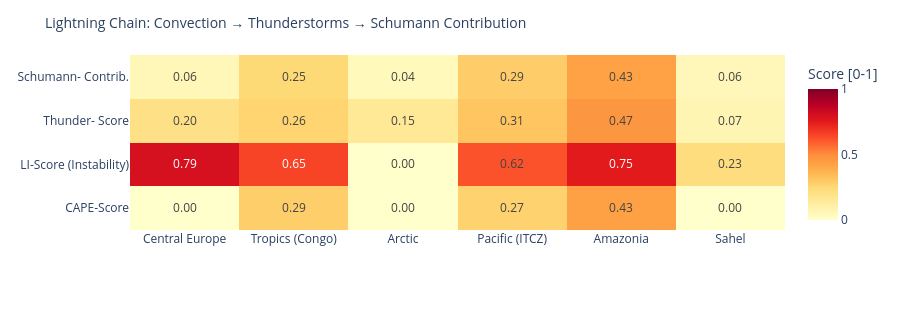

Notebook code for this chart:
### Code cell
# ============================================================
# LIGHTNING CHAIN: Convection → Thunderstorms → Schumann
# Shows the causal chain per measurement point as heatmap
# ============================================================

def cape_score(v):
    """CAPE → normalized score [0,1]"""
    if v is None or pd.isna(v): return 0.0
    return min(1.0, float(v) / 3000)

def li_score(v):
    """Lifted Index: negative = unstable → score [0,1]"""
    if v is None or pd.isna(v): return 0.3
    return min(1.0, max(0.0, (-float(v) + 6) / 12))

def cloud_score(v):
    if v is None or pd.isna(v): return 0.3
    return float(v) / 100

def thunder_score(row):
    """Kombinierter Gewitterwahrscheinlichkeits-Score
    CAPE + LI + Bedeckung + WMO-Gewitter + konvektiver Niederschlag (showers)
    Hinweis: X-Ray und Kp sind kein Bestandteil – nur geomagn./solarer Kontext.
    """
    cs = cape_score(row.get('cape'))
    ls = li_score(row.get('li'))
    cl = cloud_score(row.get('cloud'))
    t  = 1.0 if row.get('thunderstorm') else 0.0
    # Convective precipitation (showers) as additional indicator
    sh = min(1.0, (row.get('showers') or 0) / 5.0)
    return round(cs * 0.30 + ls * 0.25 + cl * 0.15 + t * 0.20 + sh * 0.10, 3)

def schumann_contribution(t_score, lat):
    """Schumann contribution: higher in tropics (±30°), scaled by thunderstorm score"""
    lat_weight = max(0.3, 1.0 - abs(lat) / 60)
    return round(t_score * lat_weight, 3)

df_atm['cape_score']   = df_atm.apply(lambda r: cape_score(r['cape']), axis=1)
df_atm['li_score']     = df_atm.apply(lambda r: li_score(r['li']),    axis=1)
df_atm['thunder_score']= df_atm.apply(lambda r: thunder_score(r.to_dict()), axis=1)
df_atm['schumann_contribution'] = df_atm.apply(
    lambda r: schumann_contribution(r['thunder_score'], r['lat']), axis=1)

metrics = ['cape_score', 'li_score', 'thunder_score', 'schumann_contribution']
labels  = ['CAPE-Score', 'LI-Score\n(Instability)', 'Thunder-\nScore', 'Schumann-\nContrib.']
z_data  = [df_atm[m].tolist() for m in metrics]

fig = go.Figure(go.Heatmap(
    z=z_data,
    x=df_atm['point'].tolist(),
    y=labels,
    colorscale='YlOrRd',
    zmin=0, zmax=1,
    text=[[f'{v:.2f}' for v in row] for row in z_data],
    texttemplate='%{text}', textfont=dict(size=12),
    colorbar=dict(title='Score [0-1]')
))
fig.update_layout(
    title=dict(text='Lightning Chain: Convection → Thunderstorms → Schumann Contribution', font=dict(size=14)),
    height=310,
    plot_bgcolor='rgba(0,0,0,0)', paper_bgcolor='rgba(0,0,0,0)',
    margin=dict(l=130, r=80, t=55, b=80)
)
fig.show()

### Figure 1 — Plotly figure (JSON) as saved in the notebook; plotly's stock layout.template omitted (floating-point values rounded to 4 significant figures)
{"data": [{"colorbar": {"title": {"text": "Score [0-1]"}}, "colorscale": [[0.0, "rgb(255,255,204)"], [0.125, "rgb(255,237,160)"], [0.25, "rgb(254,217,118)"], [0.375, "rgb(254,178,76)"], [0.5, "rgb(253,141,60)"], [0.625, "rgb(252,78,42)"], [0.75, "rgb(227,26,28)"], [0.875, "rgb(189,0,38)"], [1.0, "rgb(128,0,38)"]], "text": [["0.00", "0.29", "0.00", "0.27", "0.43", "0.00"], ["0.79", "0.65", "0.00", "0.62", "0.75", "0.23"], ["0.20", "0.26", "0.15", "0.31", "0.47", "0.07"], ["0.06", "0.25", "0.04", "0.29", "0.43", "0.06"]], "textfont": {"size": 12}, "texttemplate": "%{text}", "type": "heatmap", "x": ["Central Europe", "Tropics (Congo)", "Arctic", "Pacific (ITCZ)", "Amazonia", "Sahel"], "y": ["CAPE-Score", "LI-Score\n(Instability)", "Thunder-\nScore", "Schumann-\nContrib."], "z": [[0.0, 0.2867, 0.003333, 0.2733, 0.4333, 0.0], [0.7917, 0.65, 0.0, 0.6167, 0.75, 0.225], [0.198, 0.264, 0.151, 0.314, 0.468, 0.07], [0.059, 0.246, 0.045, 0.288, 0.429, 0.055]], "zmax": 1, "zmin": 0}], "layout": {"height": 310, "margin": {"b": 80, "l": 130, "r": 80, "t": 55}, "paper_bgcolor": "rgba(0,0,0,0)", "plot_bgcolor": "rgba(0,0,0,0)", "title": {"font": {"size": 14}, "text": "Lightning Chain: Convection → Thunderstorms → Schumann Contribution"}}}
